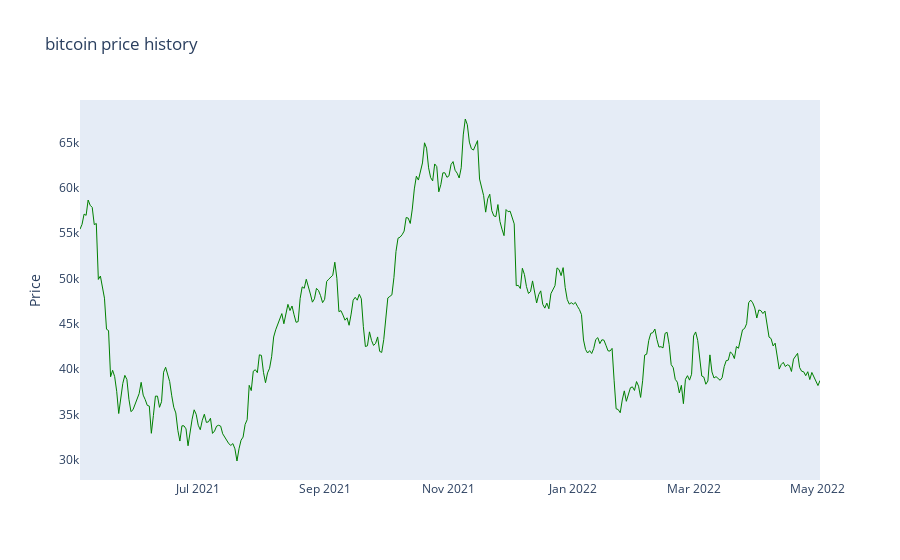

Source (notebook cell):
### Code cell
fig = go.Figure(data=
                [
                go.Scatter(x=date, y=price,
                            line={'color':'green', 'width':1},name='bitcoin')])

fig.update_layout(go.Layout(xaxis = {'showgrid': False},
                  yaxis = {'showgrid': False}),
                  title=f'bitcoin price history',
                    yaxis_title=f'Price',
                    xaxis_rangeslider_visible=False)

### Figure 1 — Plotly figure (JSON) as saved in the notebook; plotly's stock layout.template omitted (floating-point values rounded to 4 significant figures; data arrays with more than 128 entries replaced by an {"elided": "..."} marker saying what was removed)
{"data": [{"line": {"color": "green", "width": 1}, "name": "bitcoin", "type": "scatter", "x": {"elided": "364 str values"}, "y": {"elided": "364 float values"}}], "layout": {"autosize": true, "title": {"text": "bitcoin price history"}, "xaxis": {"autorange": true, "range": ["2021-05-04", "2022-05-02"], "rangeslider": {"visible": false, "yaxis": {}}, "showgrid": false, "type": "date"}, "yaxis": {"autorange": true, "range": [27770.0, 69670.0], "showgrid": false, "title": {"text": "Price"}, "type": "linear"}}}
